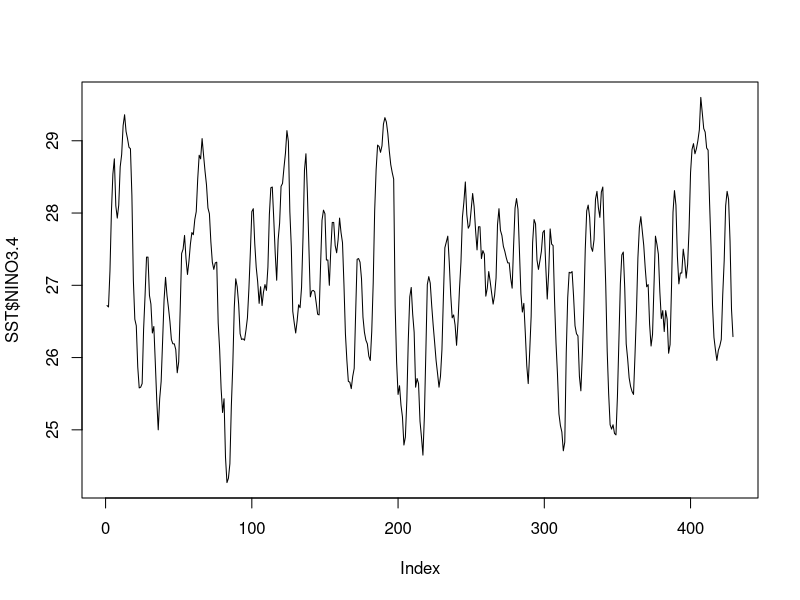
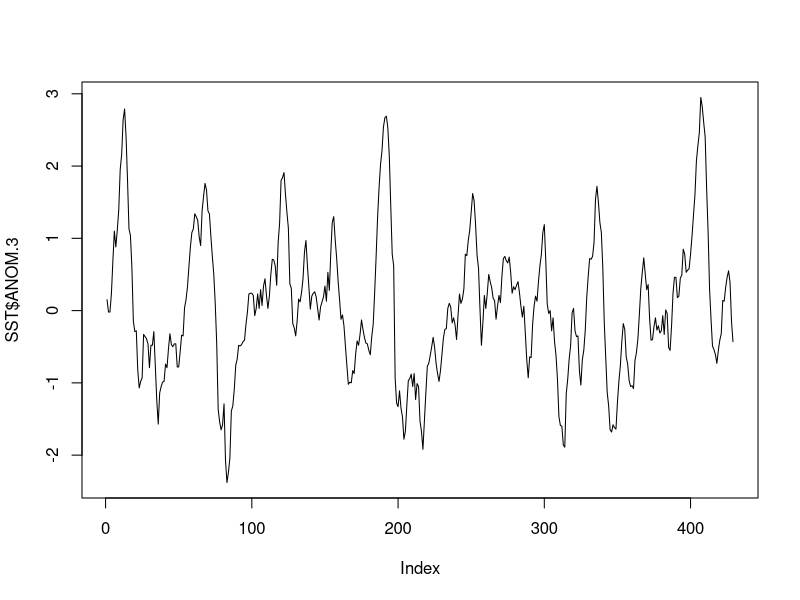

The R script that drew these images, in order:
## Reading the data
SST<- read.table(file = "./Data/SST/oisst.v2 monthly SST.txt", header = TRUE, sep = "")


plot(SST$NINO3.4, type="l")
plot(SST$ANOM.3, type="l")
